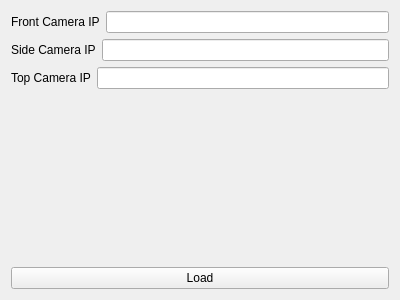
<?xml version="1.0" encoding="UTF-8"?>
<ui version="4.0">
 <class>connectCameras</class>
 <widget class="QWidget" name="connectCameras">
  <property name="geometry">
   <rect>
    <x>0</x>
    <y>0</y>
    <width>400</width>
    <height>300</height>
   </rect>
  </property>
  <property name="windowTitle">
   <string>Form</string>
  </property>
  <layout class="QVBoxLayout" name="verticalLayout_3">
   <item>
    <layout class="QVBoxLayout" name="verticalLayout_2">
     <item>
      <layout class="QVBoxLayout" name="verticalLayout">
       <item>
        <layout class="QHBoxLayout" name="horizontalLayout">
         <item>
          <widget class="QLabel" name="label">
           <property name="text">
            <string>Front Camera IP</string>
           </property>
          </widget>
         </item>
         <item>
          <widget class="QLineEdit" name="lineEdit"/>
         </item>
        </layout>
       </item>
       <item>
        <layout class="QHBoxLayout" name="horizontalLayout_2">
         <item>
          <widget class="QLabel" name="label_2">
           <property name="text">
            <string>Side Camera IP</string>
           </property>
          </widget>
         </item>
         <item>
          <widget class="QLineEdit" name="lineEdit_2"/>
         </item>
        </layout>
       </item>
       <item>
        <layout class="QHBoxLayout" name="horizontalLayout_3">
         <item>
          <widget class="QLabel" name="label_3">
           <property name="text">
            <string>Top Camera IP</string>
           </property>
          </widget>
         </item>
         <item>
          <widget class="QLineEdit" name="lineEdit_3"/>
         </item>
        </layout>
       </item>
      </layout>
     </item>
     <item>
      <spacer name="verticalSpacer">
       <property name="orientation">
        <enum>Qt::Vertical</enum>
       </property>
       <property name="sizeHint" stdset="0">
        <size>
         <width>20</width>
         <height>40</height>
        </size>
       </property>
      </spacer>
     </item>
     <item>
      <layout class="QHBoxLayout" name="horizontalLayout_4">
       <item>
        <widget class="QPushButton" name="pushButton">
         <property name="text">
          <string>Load</string>
         </property>
        </widget>
       </item>
      </layout>
     </item>
    </layout>
   </item>
  </layout>
 </widget>
 <resources/>
 <connections/>
</ui>
